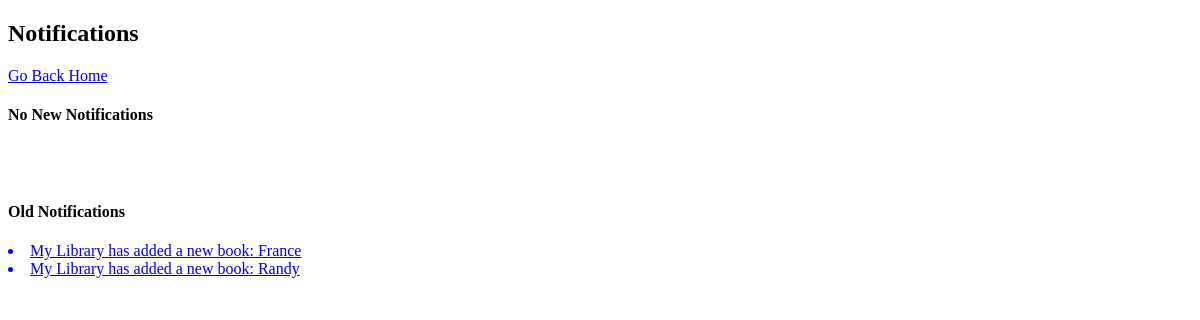
Page /main/notification-list/ (signed in) on the earlier database version.
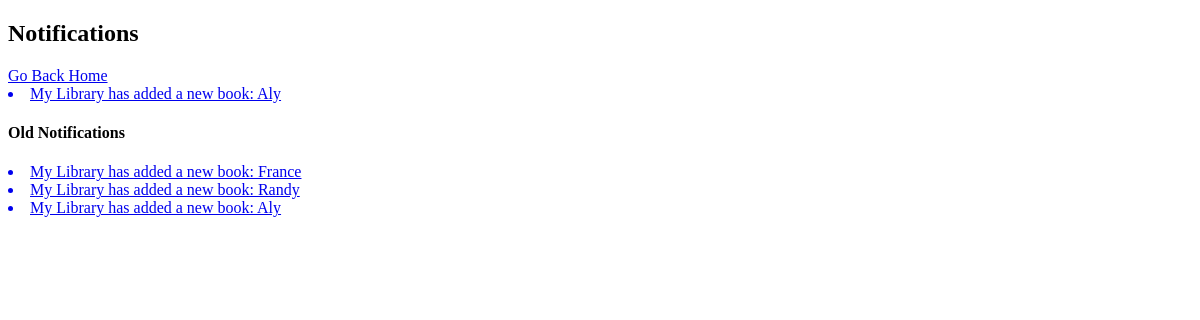
Same page on the later database version.
### main/models.py (models this page shows)
class NotificationCenter(models.Model):
    read = models.IntegerField(default=0)
    receiver = models.ForeignKey(User)
    notification = models.ForeignKey(Notification)

class Notification(models.Model):
    verb = models.TextField()
    actor = models.ForeignKey(User)
    library = models.ForeignKey(Library)
    book = models.ForeignKey(Book)

### main/views.py (the view)
class NotificationListView(ListView):
    model = NotificationCenter
    template_name = "main/notification_list.html"
    def get_context_data(self, **kwargs):
        context = super(NotificationListView, self).get_context_data(**kwargs)
        if self.request.user.is_authenticated():
            current_user_id = self.request.user
            try:
                object_list = NotificationCenter.objects.filter(receiver_id=current_user_id, read=0)
                context['object_list'] = object_list
                context['read_notifications'] = NotificationCenter.objects.filter(receiver_id=current_user_id)
                for obj in object_list:
                    obj.read = 1
                    obj.save()
                if object_list:
                    context['count'] = object_list.count()
                else:
                    context['count'] = 0
            except:
                lib_id = ""
            return context

### templates/main/notification_list.html
<!DOCTYPE html>
<html>
	{% block content %}
	    <h2>Notifications</h2>
	    <a href="/main/">Go Back Home</a>
	    {% if object_list %}
	        {% for notification in object_list %}
	            <a href="{% url "book-detail" notification.notification.book.library.slug notification.notification.book.slug %}"><li>{{ notification.notification.verb }}</li></a>
	        {% endfor %}
	    {% else %}
	    	<h4>No New Notifications</h4><br><br>
	    {% endif %}
	    {% if read_notifications %}
	    <h4>Old Notifications</h4>
	    	{% for notification in read_notifications %}
	            <a href="{% url "book-detail" notification.notification.book.library.slug notification.notification.book.slug %}"><li>{{ notification.notification.verb }}</li></a>
	        {% endfor %}
	    {% endif %}
	{% endblock %}
</html>

Differences in the rows shown:
added NotificationCenter: notification.verb "My Library has added a new book: Aly"
Other differences:
text no longer shown: "No New Notifications"
